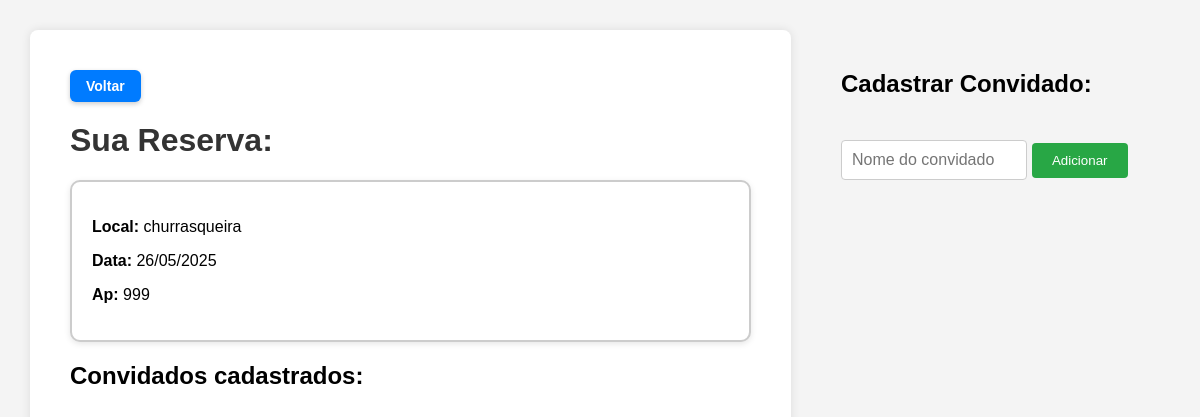
The page /cadastrar_visitantes_Evento.html/4 on the database its author committed.
### app.py (models this page shows)
class Espaco(db.Model):
    __tablename__ = 'agendamento_evento'
    id = db.Column(db.Integer, primary_key=True)
    cpf_morador = db.Column(db.Integer, nullable=False)
    data = db.Column(db.DateTime, nullable = False)
    local = db.Column(db.Integer)
    ambientes = db.Column(db.String(50), nullable=False)
    apartamento = db.Column(db.String(10), nullable=False)
    convidados = db.relationship('ConvidadoEvento', backref='evento', cascade='all, delete-orphan')

### app.py (the view)
@app.route('/cadastrar_visitantes_Evento.html/<int:id>')
def cadastrar_visitantes_Evento(id):
    eventoCarregado = get_eventos(id)
    convidadosCarregados = get_convidados(id)
    return render_template('cadastrar_visitantes_Evento.html', evento = eventoCarregado , convidados = convidadosCarregados)

### app.py (called while the page is built)
def get_eventos(id):
    eventos = Espaco.query.filter_by(id = id).first()
    if eventos is None:
        abort(484)
    return eventos

def get_convidados(id_agendamento):
    convidados = ConvidadoEvento.query.filter_by(id_agendamento = id_agendamento).all()
    if convidados is None:
        abort(484)
    return convidados

### templates/cadastrar_visitantes_Evento.html (shortened to what this page needs)
<!DOCTYPE html>
<html lang="pt-br">
<head>
</head>
  <body>
    <div class="container">
      <div class="formulario">
        <a href="/cadastro_evento" class="botao-voltar">Voltar</a>
        <h1>Sua Reserva:</h1>
        <div class="perfil-info">
          <p><strong>Local:</strong> {{ evento.ambientes }}</p>
          <p><strong>Data:</strong> {{ evento.data.strftime('%d/%m/%Y') }}</p>
          <p><strong>Ap:</strong> {{ evento.apartamento }}</p>
        </div>
        <h2>Convidados cadastrados:</h2>
      </div>
      <div class="cadastro-convidado">
        <h2>Cadastrar Convidado:</h2>
        <form method="POST" action="{{ url_for('adicionarVisitante', id=evento['id']) }}">
          <input type="text" name="nome_convidado" placeholder="Nome do convidado" required>
          <button type="submit">Adicionar</button>
        </form>
      </div>
    </div>
  </body>
</html>

### templates/cadastrar_visitantes_Evento.html (style rules this page uses)
body { font-family: Arial, sans-serif; margin: 0; background-color: #f4f4f4; }
.container { display: flex; padding: 30px; gap: 50px; flex-wrap: wrap; }
.formulario { flex: 1; background-color: #ffffff; padding: 40px; border-radius: 8px; box-shadow: 0 0 10px rgba(0, 0, 0, 0.1); min-height: 80vh; }
.formulario h1 { margin-top: 0; color: #333; }
.cadastro-convidado { margin-top: 20px; }
.cadastro-convidado h2 { margin-top: 20px; margin-bottom: 42px; }
.cadastro-convidado input[type="text"] { width: 50%; padding: 10px; margin-bottom: 15px; border-radius: 4px; border: 1px solid #ccc; font-size: 16px; }
.cadastro-convidado button { padding: 10px 20px; border: none; background-color: #28a745; color: white; border-radius: 4px; cursor: pointer; }
.botao-voltar { background-color: #007bff; color: white; padding: 8px 16px; border-radius: 6px; text-decoration: none; font-weight: bold; font-size: 14px; border: none; cursor: pointer; box-shadow: 0 2px 5px rgba(0, 0, 0, 0.2); margin-bottom: 20px; display: inline-block; }
.perfil-info { border: 2px solid #ccc; border-radius: 10px; padding: 20px; background-color: #ffffff; margin: 20px 0; box-shadow: 0 2px 6px rgba(0, 0, 0, 0.1); }

### rows shown on the page
Espaco: ambientes "churrasqueira", data "26/05/2025", apartamento "999"
